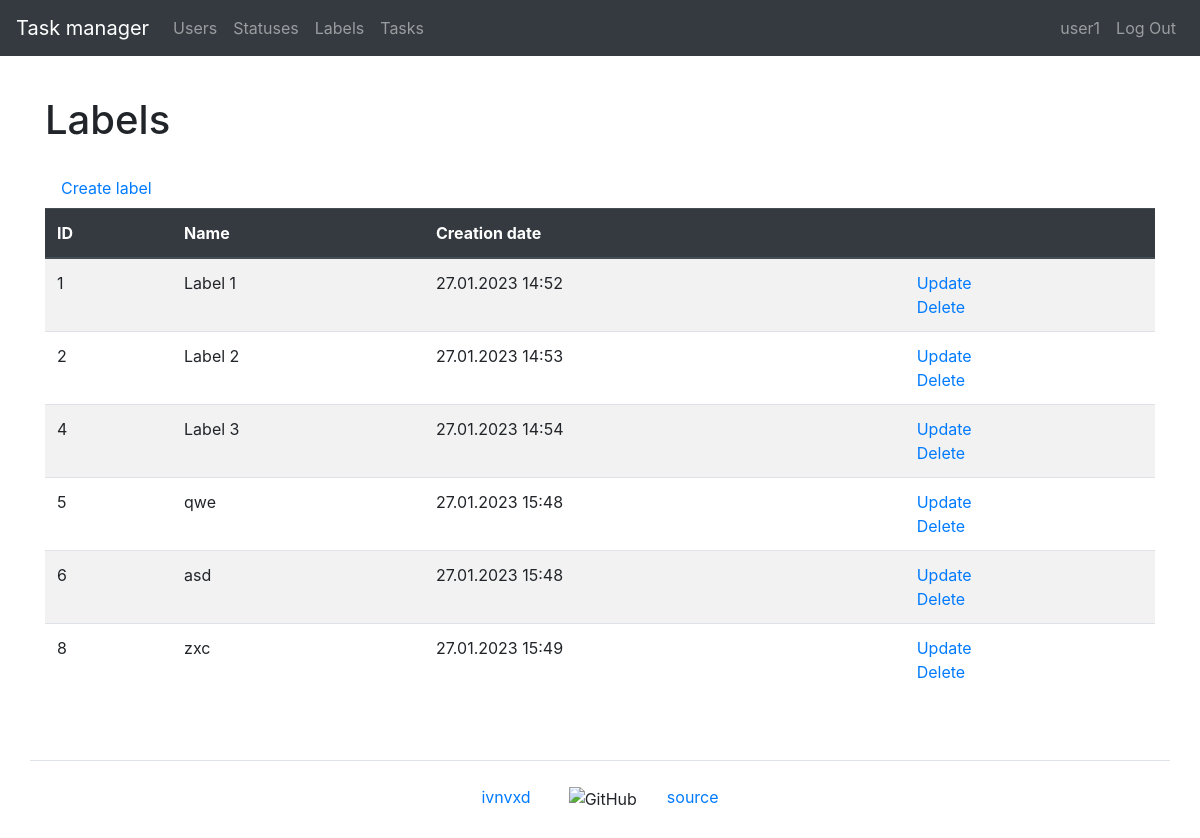
The app's page /labels/ (signed in) with its own data.
### task_manager/users/models.py (models this page shows, shortened)
class User(AbstractUser):
    first_name = models.CharField(max_length=150)
    last_name = models.CharField(max_length=150)

### task_manager/labels/models.py (models this page shows, shortened)
class Label(models.Model):
    name = models.CharField(
        max_length=150,
        unique=True,
        blank=False,
        verbose_name=_('Name'),
    )
    date_created = models.DateTimeField(
        auto_now_add=True,
        verbose_name=_('Creation date')
    )
    class Meta:
        verbose_name = _('Label')
        verbose_name_plural = _('Labels')

### task_manager/labels/views.py (the view)
# urls.py: path('', LabelsListView.as_view(), name='labels'),
class LabelsListView(AuthRequiredMixin, ListView):
    template_name = 'labels/labels.html'
    model = Label
    context_object_name = 'labels'
    extra_context = {
        'title': _('Labels')
    }

### task_manager/mixins.py (called while the page is built)
    def dispatch(self, request, *args, **kwargs):
        if not request.user.is_authenticated:
            messages.error(request, self.auth_message)
            return redirect(reverse_lazy('login'))
        return super().dispatch(request, *args, **kwargs)

### task_manager/templates/labels/labels.html (shortened to what this page needs)
{% extends "base.html" %}
{% load bootstrap4 %}
{% load i18n %}
{% block content %}
    <h1 class="my-4">{{ title }}</h1>
    <a class="nav-link" href="{% url 'label_create' %}">{% trans 'Create label' %}</a>
    <table class="table table-striped">
        <thead class="thead-dark">
            <tr>
                <th>ID</th>
                <th>{% trans 'Name' %}</th>
                <th>{% trans 'Creation date' %}</th>
                <th></th>
            </tr>
        </thead>
        <tbody>
            {% if labels %}
                {% for label in labels %}
                    <tr>
                        <td>{{ label.id }}</td>
                        <td>{{ label.name }}</td>
                        <td>{{ label.date_created|date:"d.m.Y H:i" }}</td>
                        <td>
                          <a href="{% url 'label_update' label.id %}">{% trans 'Update' %}</a>
                          <br>
                          <a href="{% url 'label_delete' label.id %}">{% trans 'Delete' %}</a>
                        </td>
                    </tr>
                {% endfor %}
            {% endif %}
        </tbody>
    </table>
{% endblock content %}

### task_manager/templates/navbar.html (shortened to what this page needs)
{% load i18n %}
<nav class="navbar navbar-expand-md navbar-dark bg-dark mb-3">
    <a class="navbar-brand" href="{% url 'home' %}">{% trans "Task manager" %}</a>
    <div class="collapse navbar-collapse" id="navbarToggleExternalContent">
        <ul class="navbar-nav mr-auto">
            <li class="nav-item">
                <a class="nav-link" href="{% url 'users' %}">{% trans "Users" %}</a>
            </li>
            {% if user.is_authenticated %}
                <li class="nav-item">
                    <a class="nav-link" href="{% url 'statuses' %}">{% trans "Statuses" %}</a>
                </li>
                <li class="nav-item">
                    <a class="nav-link" href="{% url 'labels' %}">{% trans "Labels" %}</a>
                </li>
                <li class="nav-item">
                    <a class="nav-link" href="{% url 'tasks' %}">{% trans "Tasks" %}</a>
                </li>
            {% endif %}
        </ul>
        <ul class="navbar-nav">
            {% if user.is_authenticated %}
                <li class="nav-item">
                    <a class="nav-link" href="{% url 'user_update' user.id %}">{{ user.username }}</a>
                </li>
                <li class="nav-item">
                    <a class="nav-link" href="{% url 'logout' %}">{% trans "Log Out" %}</a>
                </li>
            {% endif %}
        </ul>
    </div>
</nav>

### records on screen
User: username "user1"
Label: id "1", name "Label 1", date_created "27.01.2023 14:52"
Label: id "2", name "Label 2", date_created "27.01.2023 14:53"
Label: id "4", name "Label 3", date_created "27.01.2023 14:54"
Label: id "5", name "qwe", date_created "27.01.2023 15:48"
Label: id "6", name "asd", date_created "27.01.2023 15:48"
Label: id "8", name "zxc", date_created "27.01.2023 15:49"

### other values on screen
{{ title }} "Labels"
